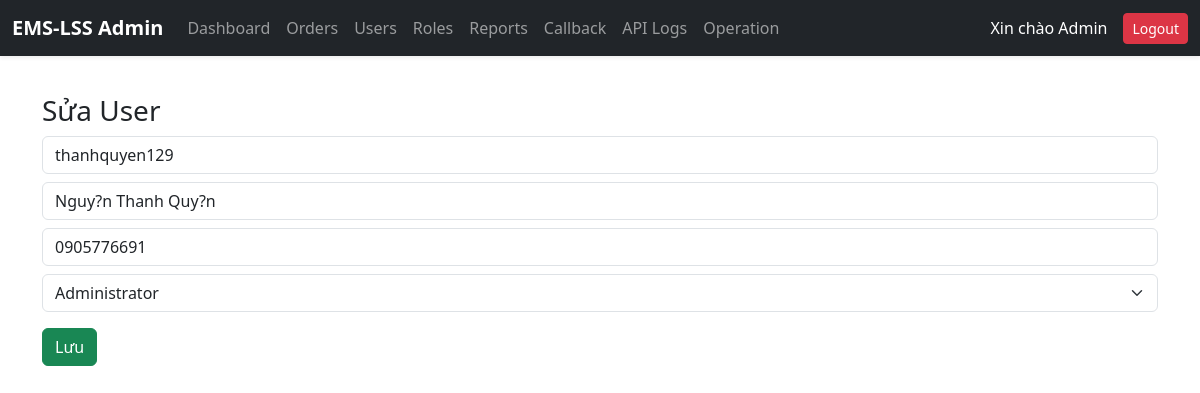
Page /modules/admin/admin_user_edit.php?id=80 on the committed database.
### tables this page shows
CREATE TABLE `emslss_users` (
  `id` int(11) NOT NULL AUTO_INCREMENT,
  `username` varchar(50) DEFAULT NULL,
  `password` varchar(255) DEFAULT NULL,
  `full_name` varchar(100) DEFAULT NULL,
  `role` enum('admin','dispatcher','shipper','operation') DEFAULT NULL,
  `phone` varchar(20) DEFAULT NULL,
  `created_at` timestamp NULL DEFAULT current_timestamp(),
  `role_id` int(11) DEFAULT NULL,
  `is_active` tinyint(4) DEFAULT 1,
  PRIMARY KEY (`id`),
  KEY `role_id` (`role_id`)
);

CREATE TABLE `emslss_roles` (
  `id` int(11) NOT NULL AUTO_INCREMENT,
  `role_code` varchar(50) DEFAULT NULL,
  `role_name` varchar(100) DEFAULT NULL,
  `description` text DEFAULT NULL,
  PRIMARY KEY (`id`),
  UNIQUE KEY `role_code` (`role_code`)
);

### modules/admin/admin_user_edit.php (the view, shortened to what this page needs)
<?php
require_once __DIR__ . '/../../config/db.php';
$id = $_GET['id'] ?? null;
$user = null;
if($id){
    $stmt = $conn->prepare("SELECT * FROM emslss_users WHERE id=?");
    $stmt->bind_param("i",$id);
    $stmt->execute();
    $user = $stmt->get_result()->fetch_assoc();
}
$roles = $conn->query("SELECT * FROM emslss_roles");
?>
<!DOCTYPE html>
<html>
<head>
<link href="https://cdn.jsdelivr.net/npm/bootstrap@5.3.2/dist/css/bootstrap.min.css" rel="stylesheet">
</head>
<body>
<?php include __DIR__.'/../../templates/admin_topbar.php'; ?>
<div class="container mt-4">
<h3><?= $id ? 'Sửa User' : 'Thêm User' ?></h3>
<form method="POST">
    <input class="form-control mb-2" name="username" placeholder="Username" value="<?= $user['username'] ?? '' ?>" required>
    <input class="form-control mb-2" name="full_name" placeholder="Họ tên" value="<?= $user['full_name'] ?? '' ?>" required>
    <input class="form-control mb-2" name="phone" placeholder="Phone" value="<?= $user['phone'] ?? '' ?>">
    <select name="role_id" class="form-select mb-3">
        <?php while($r=$roles->fetch_assoc()): ?>
            <option value="<?= $r['id'] ?>" <?= (($user['role_id'] ?? '')==$r['id'])?'selected':'' ?>>
                <?= $r['role_name'] ?>
            </option>
        <?php endwhile; ?>
    </select>
    <button class="btn btn-success">Lưu</button>
</form>
</div>
</body>
</html>

### rows in the picture
emslss_users: username "thanhquyen129", full_name "Nguy?n Thanh Quy?n", phone "0905776691", role_id "Administrator"

### other values in the picture
$_SESSION['full_name'] "Admin"
